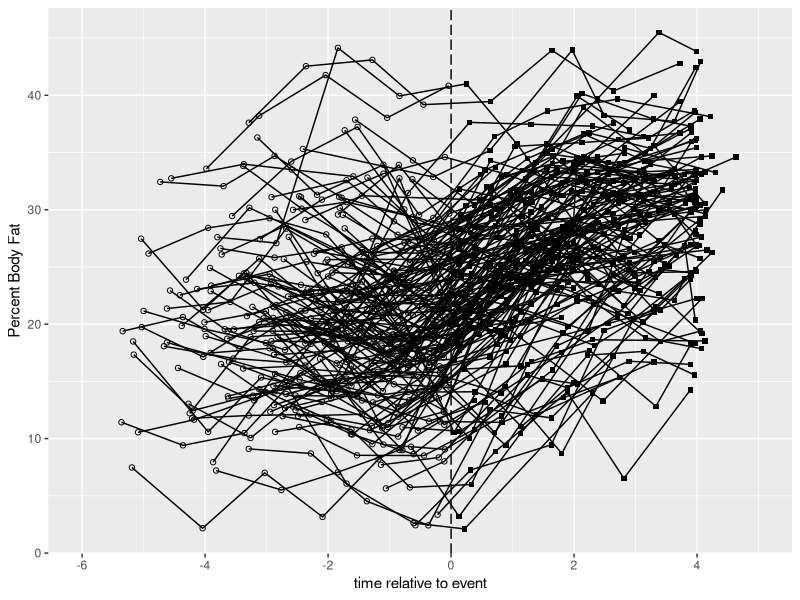
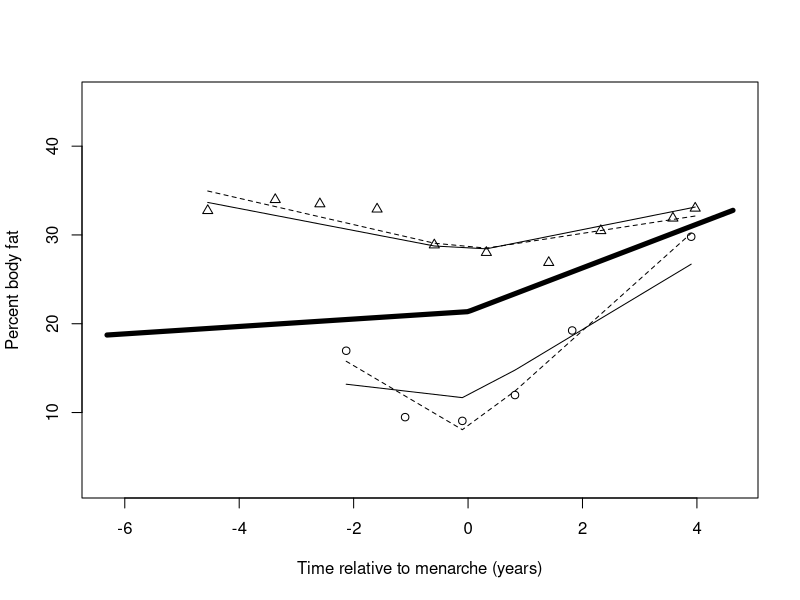
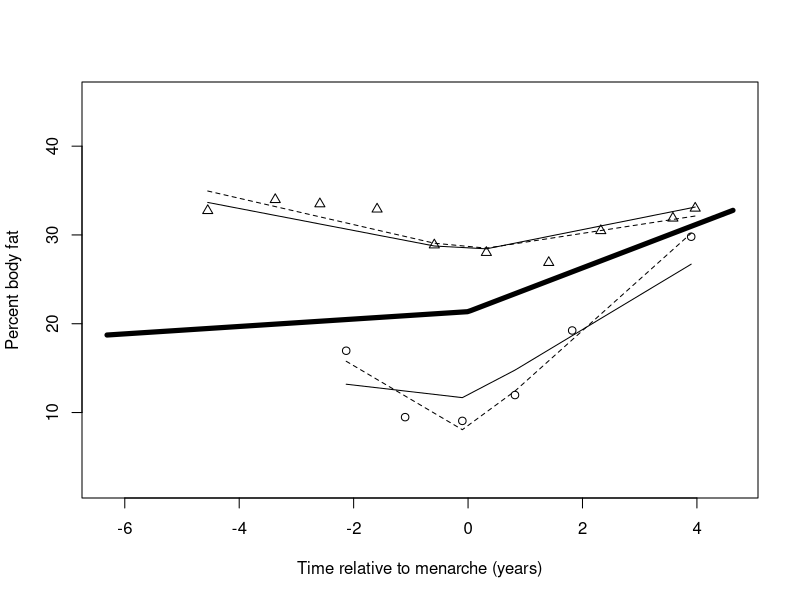

Write R code to recreate these figures, in order.
## ---- chunk 1
knitr::opts_chunk$set(echo = TRUE)
## ---- chunk 2
data <- read.table("menarche.txt", quote="\"", comment.char="")

colnames(data) = c("ID", "Current age", "Age at menarche", "tij", "BF")



library(ggplot2)

plot <-ggplot(data=data, aes(x = tij, y = BF, group = ID))+
  geom_line()+
  geom_point(data = subset(data, tij < 0), aes(shape = "Before Menarche"))+
  geom_point(data = subset(data, tij > 0), aes(shape = "After Menarche"))+
  scale_shape_manual(values = c("Before Menarche" = 1, "After Menarche" = 15)) +
  labs(x = "time relative to event", y = "Percent Body Fat")+
  geom_vline(xintercept = 0, linetype = "longdash")+
  scale_x_continuous(limits = c(-6,5), breaks = seq(-6,4,2))

plot + theme(legend.position="none")


## ---- chunk 3
library(lme4)

model <- lmer(BF ~ 1 + tij + I(ifelse(tij > 0, tij, 0)) + (1 + tij +I(ifelse(tij > 0, tij, 0)) | ID), data)

VC = VarCorr(model)

new_data <- data.frame(tij = c(-4:4))
predict <- predict(model, new_data, re.form = NA)

Zt <- as.matrix(cbind(1, new_data, (new_data > 0)*new_data))

##Random effect covariance.
G <- matrix(matrix(VC$ID), 3, 3)


Mat <- Zt %*% G %*% t(Zt) + sigma(model)^2*diag(nrow(Zt)) #random effect variance + error sd


###Correlation matrix R
sd <- sqrt(diag(Mat))
R <- diag(1/sd) %*% Mat %*% diag(1/sd)

## ---- chunk 4
coef(summary(model))
## ---- chunk 5
VarCorr(model)
## ---- chunk 6
M <- R
diag(M) <- diag(Mat)
M
## ---- chunk 7
xgrid <- sort(unique(data$tij))
Xmat <- cbind(rep(1,length(xgrid)), xgrid, xgrid*(xgrid>0))
# Population average
plot(xgrid,Xmat%*%fixef(model), ylim = range(data$BF), type = "l", lwd = 5,
     ylab = "Percent body fat", xlab = "Time relative to menarche (years)")

# Two randomly selected subs
subs <- c(4,16) #sample(unique(data$ID), 2)
points(data$tij[which(data$ID%in%subs[1])],
       data$BF[which(data$ID%in%subs[1])], pch=1)

points(data$tij[which(data$ID%in%subs[2])],
       data$BF[which(data$ID%in%subs[2])], pch=2)

# empirical BLUPs
xgrid1 <- data$tij[which(data$ID==subs[1])]
xgrid2 <- data$tij[which(data$ID==subs[2])]
Xmat1 <- cbind(rep(1,length(xgrid1)), xgrid1, xgrid1*(xgrid1>0))
Xmat2 <- cbind(rep(1,length(xgrid2)), xgrid2, xgrid2*(xgrid2>0))

####Instead of Xmat1%*%...., you may also use predict of fitted functions as well.
#ranef(model)$ID[subs[i],] will give the blup of bi's

lines(xgrid1,Xmat1%*%unlist(fixef(model))+Xmat1%*%unlist(ranef(model)$ID[subs[1],]))
lines(xgrid2,Xmat2%*%unlist(fixef(model))+Xmat2%*%unlist(ranef(model)$ID[subs[2],]))

# OLS
lmsub1 <- lm(BF ~ tij + I(ifelse(tij > 0, tij, 0)), data = data[which(data$ID == subs[1]),])
lmsub2 <- lm(BF ~ tij + I(ifelse(tij > 0, tij, 0)), data = data[which(data$ID == subs[2]),])

lines(xgrid1,Xmat1%*%lmsub1$coefficients, lty=2)
lines(xgrid2,Xmat2%*%lmsub2$coefficients, lty=2)

## ---- chunk 8

library(nlme)

res <- lme(BF ~ 1 + tij + I(ifelse(tij > 0, tij, 0)),
           random = ~1 + tij +I(ifelse(tij > 0, tij, 0))|ID,
           data = data)
res_sum <- summary(res)

VarCorr(res)
G <- as.matrix(nlme::getVarCov(res))

Mat <- Zt %*% G %*% t(Zt) + sigma(model)^2*diag(nrow(Zt)) #random effect variance + error sd


###Correlation matrix R
sd <- sqrt(diag(Mat))
R <- diag(1/sd) %*% Mat %*% diag(1/sd)
## ---- chunk 9
coef(summary(res))
## ---- chunk 10
VarCorr(res)
## ---- chunk 11
M <- R
diag(M) <- diag(Mat)
M
## ---- chunk 12
xgrid <- sort(unique(data$tij))
Xmat <- cbind(rep(1,length(xgrid)), xgrid, xgrid*(xgrid>0))
# Population average
plot(xgrid,Xmat%*%res$coefficients$fixed, ylim = range(data$BF), type = "l", lwd = 5,
     ylab = "Percent body fat", xlab = "Time relative to menarche (years)")

# Two randomly selected subs
subs <- c(4,16) #sample(unique(data$ID), 2)
points(data$tij[which(data$ID%in%subs[1])],
       data$BF[which(data$ID%in%subs[1])], pch=1)

points(data$tij[which(data$ID%in%subs[2])],
       data$BF[which(data$ID%in%subs[2])], pch=2)

# empirical BLUPs-based estimates
xgrid1 <- data$tij[which(data$ID==subs[1])]
xgrid2 <- data$tij[which(data$ID==subs[2])]
Xmat1 <- cbind(rep(1,length(xgrid1)), xgrid1, xgrid1*(xgrid1>0))
Xmat2 <- cbind(rep(1,length(xgrid2)), xgrid2, xgrid2*(xgrid2>0))

####Instead of Xmat1%*%...., you may also use predict of fitted functions as well.
#res$coefficients$random$ID[subs[i],] will give the blup of bi's

lines(xgrid1,Xmat1%*%res$coefficients$fixed+Xmat1%*%res$coefficients$random$ID[subs[1],])
lines(xgrid2,Xmat2%*%res$coefficients$fixed+Xmat2%*%res$coefficients$random$ID[subs[2],])

# OLS
lmsub1 <- lm(BF ~ tij + I(ifelse(tij > 0, tij, 0)), data = data[which(data$ID == subs[1]),])
lmsub2 <- lm(BF ~ tij + I(ifelse(tij > 0, tij, 0)), data = data[which(data$ID == subs[2]),])

lines(xgrid1,Xmat1%*%lmsub1$coefficients, lty=2)
lines(xgrid2,Xmat2%*%lmsub2$coefficients, lty=2)

